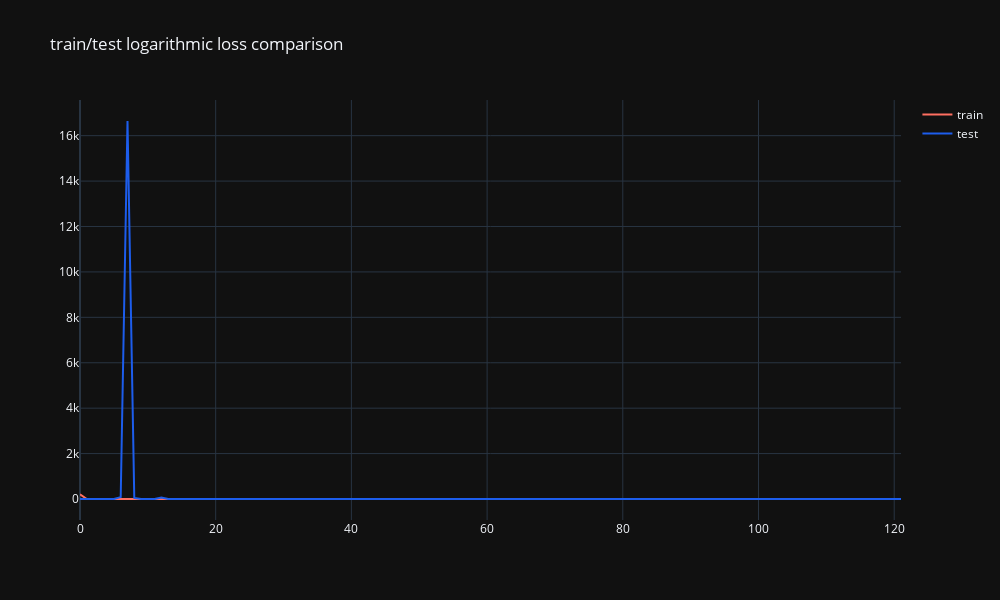

Notebook code cell kept with this figure:
### Code cell
trace_0 = go.Scatter(y=history.history['loss'],
                     name='train',
                     mode='lines',
                     marker= {'color':'#FF6F61','opacity':0.9})

trace_1 = go.Scatter(y=history.history['val_loss'],
                     name='test',
                     mode='lines',
                     marker= {'color':'#1d5dec','opacity':0.9})

data = [trace_0,trace_1]

layout = go.Layout(title="train/test logarithmic loss comparison",
                  template='plotly_dark',
                   height=600,
                   width=1000)

fig = go.Figure(data,layout=layout)
fig.show()
